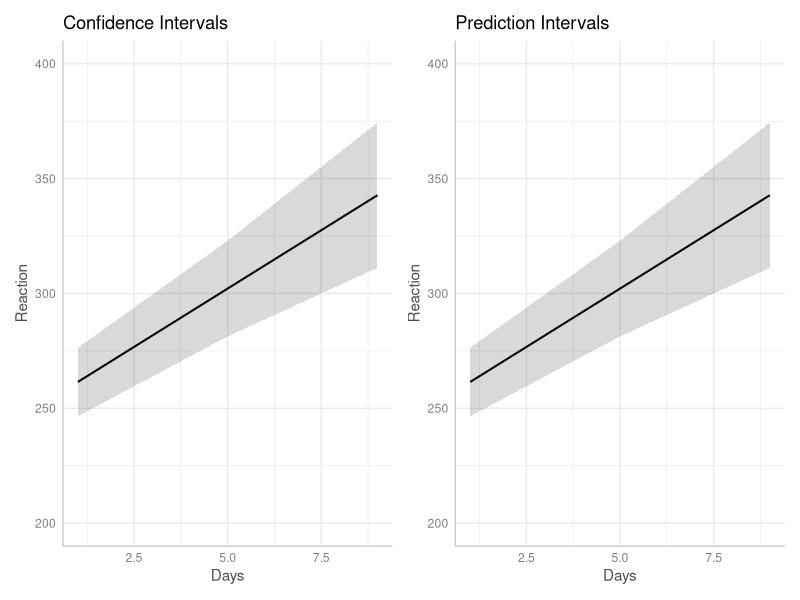
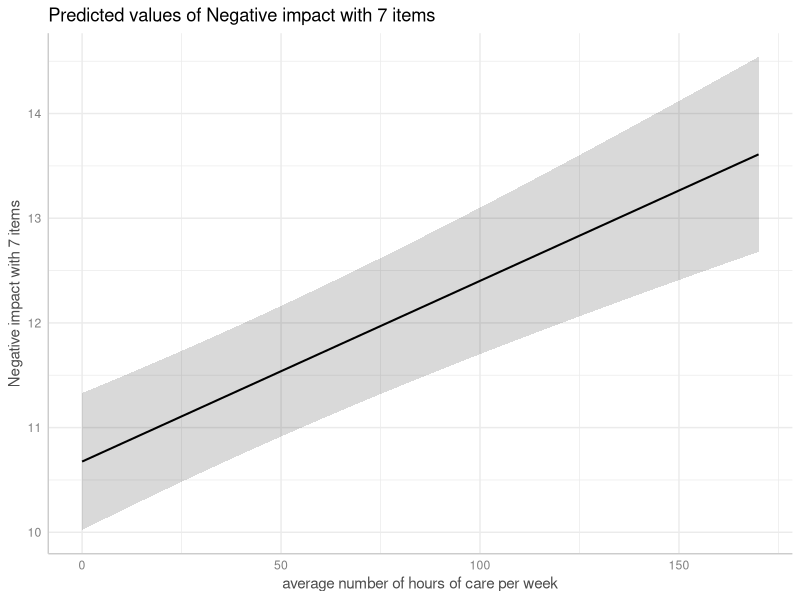
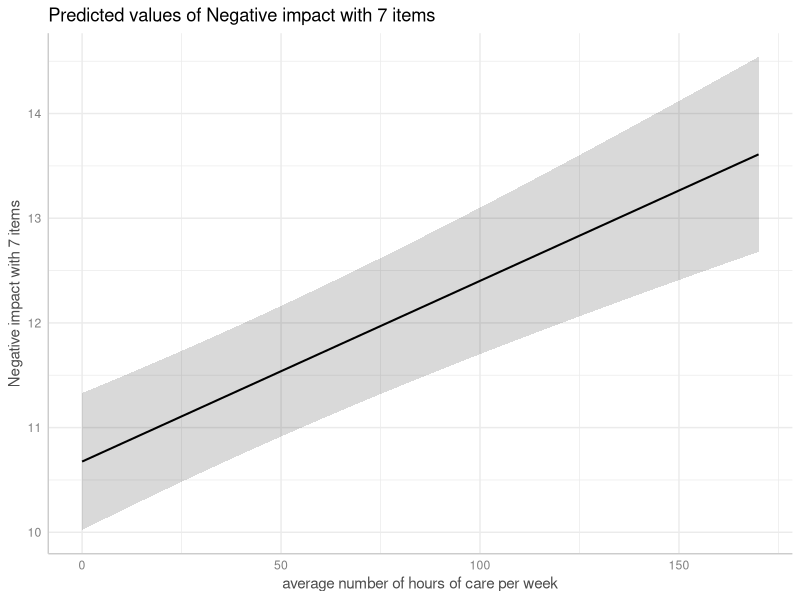
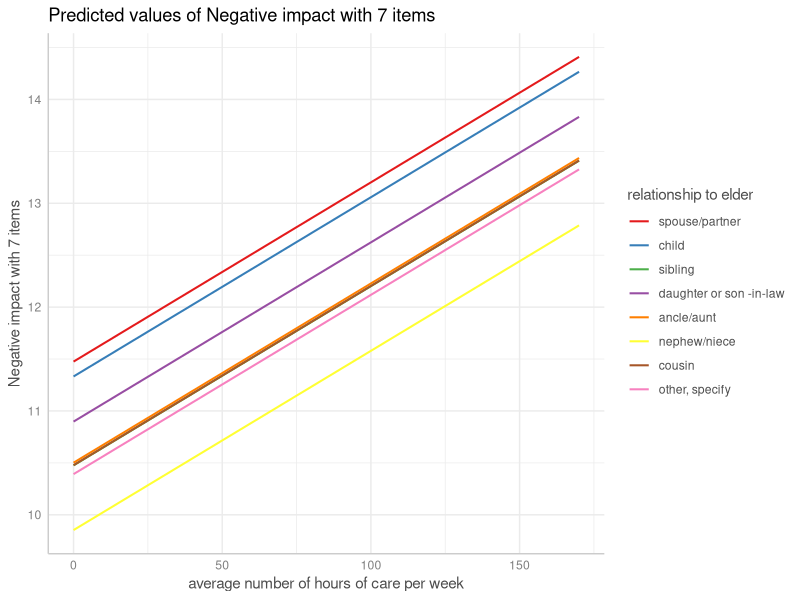
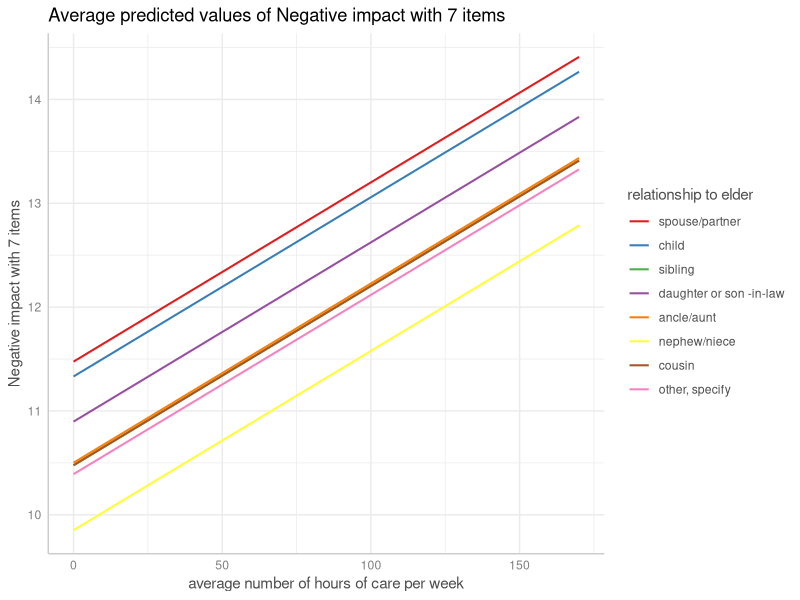
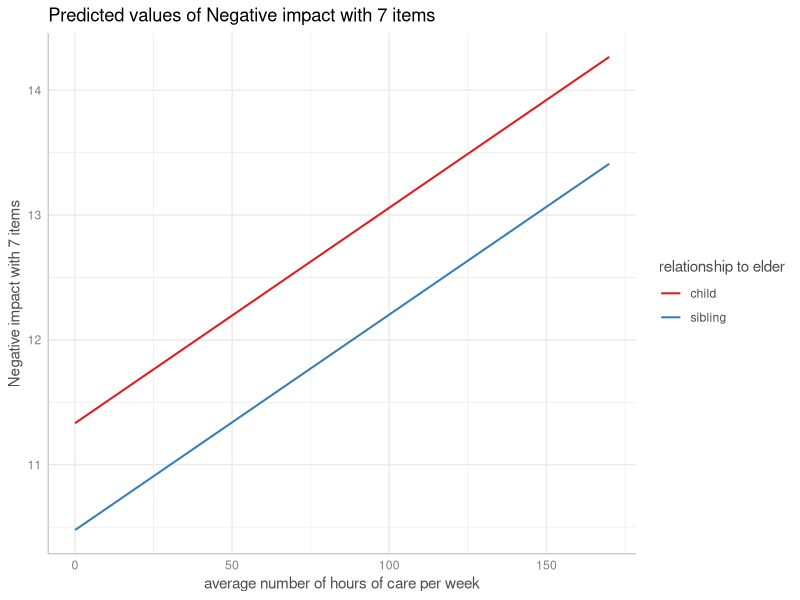
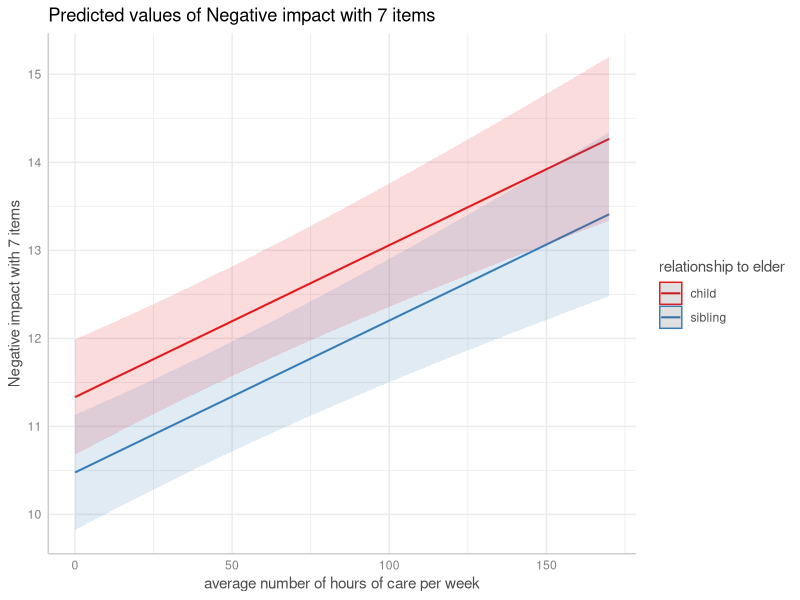
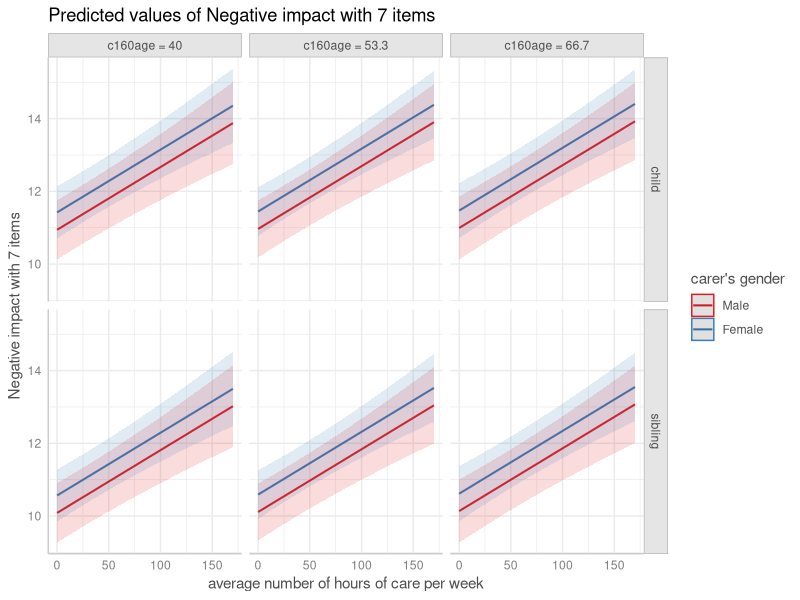

The R script that drew these images, in order:
## ---- chunk 1
knitr::opts_chunk$set(
  collapse = TRUE,
  comment = "#>",
  dev = "png",
  fig.width = 7,
  fig.height = 4,
  message = FALSE,
  warning = FALSE
)
options(width = 800)

pkgs <- c(
  "ggplot2",
  "lme4",
  "glmmTMB",
  "patchwork",
  "sjlabelled",
  "htmltools"
)

if (!all(vapply(pkgs, requireNamespace, quietly = TRUE, FUN.VALUE = logical(1L)))) {
  knitr::opts_chunk$set(eval = FALSE)
}
## ---- chunk 2
library(htmltools)
callout_tip <- function(header = NULL, ...) {
  div(
    class = "callout-tip",
    tags$h1(
      tags$img(src = "../man/figures/list-check-solid.svg", width = "16", height = "16", style = "vertical-align:middle"), # nolint
      header
    ),
    ...
  )
}
## ---- chunk 3
callout_tip(
  "Summary of most important points:",
  tags$ul(
    tags$li("Predictions can be made on the population-level or for each level of the grouping variable (unit-level). If unit-level predictions are requested, you need to set `type=\"random\"` and specify the grouping variable(s) in the `terms` argument."), # nolint
    tags$li("Population-level predictions can be either conditional (predictions for a \"typical\" group) or marginal (average predictions across all groups). Set `margin=\"empirical\"` for marginal predictions. You'll notice differences in predictions especially for unequal group sizes at the random effects level."), # nolint
    tags$li("For conditional predictions, you can either calculate confidence or prediction intervals. Prediction intervals can be obtained by setting `type=\"random\"`. Marginal predictions (i.e. `margin=\"empirical\"`) always return confidence intervals."), # nolint
    tags$li("To get condifence intervals for unit-level predictions, set `type=\"random\"` and `interval=\"confidence\"`.") # nolint
  )
)
## ---- chunk 4
library(ggeffects)
library(lme4)
data(sleepstudy)

# balanced data set
m <- lmer(Reaction ~ Days + (1 + Days | Subject), data = sleepstudy)

# conditional predictions
predict_response(m, "Days [1,5,9]")

# average marginal predictions
predict_response(m, "Days [1,5,9]", margin = "empirical")

# create imbalanced data set
set.seed(123)
strapped <- sleepstudy[sample.int(nrow(sleepstudy), nrow(sleepstudy), replace = TRUE), ]
m <- lmer(Reaction ~ Days + (1 + Days | Subject), data = strapped)

# conditional predictions
predict_response(m, "Days [1,5,9]")

# average marginal predictions
predict_response(m, "Days [1,5,9]", margin = "empirical")
## ---- chunk 5
predict_response(m, "Days [1,5,9]", type = "random")

# Or as comparison via plots:
library(patchwork)
library(ggplot2)
pr1 <- predict_response(m, "Days [1,5,9]")
pr2 <- predict_response(m, "Days [1,5,9]", type = "random")
plot(pr1, limits = c(200, 400)) +
  ggtitle("Confidence Intervals") +
  plot(pr2, limits = c(200, 400)) +
  ggtitle("Prediction Intervals")
## ---- chunk 6
predict_response(m, "Days", type = "simulate")
## ---- chunk 7
library(glmmTMB)
set.seed(123)
sleepstudy$x <- as.factor(sample(1:3, nrow(sleepstudy), replace = TRUE))
# REML is FALSE
m1 <- glmmTMB(Reaction ~ Days + x + (1 + Days | Subject), data = sleepstudy, REML = FALSE)
# REML is TRUE
m2 <- glmmTMB(Reaction ~ Days + x + (1 + Days | Subject), data = sleepstudy, REML = TRUE)

# predictions when REML is FALSE - no difference between type = "fixed"
# and type = "random" in predictions, only for intervals
predict_response(m1, "Days [1:3]")
predict_response(m1, "Days [1:3]", type = "random")

# predictions when REML is TRUE - we now see a difference both
# for intervals *and* predictions
predict_response(m2, "Days [1:3]")
predict_response(m2, "Days[1:3]", type = "random")
## ---- chunk 8
library(glmmTMB)
data(Salamanders)
m <- glmmTMB(
  count ~ spp + mined + (1 | site),
  ziformula = ~ spp + mined,
  family = truncated_poisson,
  data = Salamanders
)
## ---- chunk 9
predict_response(m, "spp")

predict_response(m, "spp", type = "random")
## ---- chunk 10
predict_response(m, "spp", type = "zero_inflated")
## ---- chunk 11
predict_response(m, "spp", type = "simulate")
## ---- chunk 12
predict_response(m, "spp", margin = "empirical")
## ---- chunk 13
library(sjlabelled)
data(efc)
efc$e15relat <- as_label(efc$e15relat)
m <- lmer(neg_c_7 ~ c12hour + c160age + c161sex + (1 | e15relat), data = efc)
me <- predict_response(m, terms = "c12hour")
plot(me)
## ---- chunk 14
me <- predict_response(m, terms = "c12hour", type = "random")
plot(me)
## ---- chunk 15
me <- predict_response(m, terms = c("c12hour", "e15relat"), type = "random")
plot(me, show_ci = FALSE)
## ---- chunk 16
me <- predict_response(m, terms = c("c12hour", "e15relat"), margin = "empirical")
plot(me, show_ci = FALSE)
## ---- chunk 17
me <- predict_response(m, terms = c("c12hour", "e15relat [child,sibling]"), type = "random")
plot(me, show_ci = FALSE)
## ---- chunk 18
plot(me)
## ---- chunk 19
me <- predict_response(
  m,
  terms = c("c12hour", "c161sex", "c160age", "e15relat [child,sibling]"),
  type = "random"
)
plot(me, n_rows = 2)
## ---- chunk 20
set.seed(123)
m <- lmer(Reaction ~ Days + (1 + Days | Subject), data = sleepstudy)
me <- predict_response(m, terms = c("Days", "Subject [sample=7]"), type = "random")
plot(me)
## ---- chunk 21
plot(me, show_data = TRUE, show_ci = FALSE)
## ---- chunk 22
me <- predict_response(
  m,
  terms = c("Days", "Subject [sample=7]"),
  type = "random",
  interval = "confidence"
)
# for average marginal effects, this would be:
# predict_response(m, terms = c("Days", "Subject [sample=7]"), margin = "empirical")
plot(me)
## ---- chunk 23
data("sleepstudy", package = "lme4")
# mixed model with lme4
m_lmer <- lme4::lmer(Reaction ~ poly(Days, 2) + (1 | Subject),
  data = sleepstudy
)
# equivalent model, random effects are defined via s(..., bs = "re")
m_gam <- mgcv::gam(Reaction ~ poly(Days, 2) + s(Subject, bs = "re"),
  family = gaussian(), data = sleepstudy, method = "ML"
)

# predictions are identical
predict_response(m_gam, terms = "Days", exclude = "s(Subject)", newdata.guaranteed = TRUE)

predict_response(m_lmer, terms = "Days")
